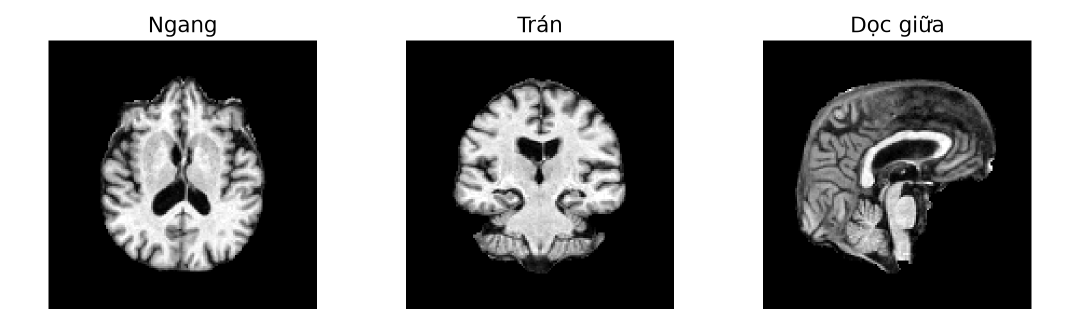
#> input picture source/figures_source/assets/mri_t1_three_planes.png, 2160 x 624 px (shown at 1/2 size)
$ python build_mri_preprocessing.py
#> lines starting #> are read from the running program, lines starting #| are printed output that depends on the picture
### source/figures_source/academic_style.py
"""Shared typography, semantic colors and vector primitives for thesis figures."""
from pathlib import Path
import matplotlib
matplotlib.use('Agg')
import matplotlib.pyplot as plt
from matplotlib.patches import Rectangle, FancyArrowPatch, Ellipse
S = Path(__file__).resolve().parents[1]
OUT = S / 'image'
BLUE = '#3498DB'
GREEN = '#42B874'
ORANGE = '#D7962E'
PURPLE = '#9B59B6'
RED = '#E74C3C'
MRI = '#DCEBFA'
RADIOMICS = '#E2F1E3'
CLINICAL = '#FFF1CD'
FUSION = '#EAE2F5'
TEMPORAL = '#DDEFF1'
SURVIVAL = '#E9ECEF'
INK = '#28313C'
NAVY = '#172C46'
GRAY = INK
PALE = '#F5F6F8'
WHITE = '#FFFFFF'
RULE = '#B1BBC5'
plt.rcParams.update({'font.family':['Arial', 'DejaVu Sans'],'font.size':10,
 'text.color':INK,'axes.labelcolor':INK,'pdf.fonttype':42,
 'svg.fonttype':'none','mathtext.fontset':'dejavusans',
 'axes.spines.top':False,'axes.spines.right':False})

def scene(w=7.2,h=3.6):
    fig, ax = plt.subplots(figsize=(w,h))
    ax.set(xlim=(0,1),ylim=(0,1)); ax.axis('off')
    fig.subplots_adjust(left=.02,right=.98,bottom=.025,top=.975)
    return fig,ax

def text(ax,x,y,t,size=10,weight='normal',ha='center',color=INK,va='center',**kw):
    return ax.text(x,y,t,fontsize=size,fontweight=weight,ha=ha,color=color,
                   va=va,clip_on=False,zorder=5,**kw)

# [4 lines left out: function panel, not called in this run]

def box(ax,x,y,w,h,t,col=BLUE,size=10):
    ax.add_patch(Rectangle((x-w/2,y-h/2),w,h,facecolor=col,
                           edgecolor=NAVY,linewidth=.7,zorder=2))
    return text(ax,x,y,t,size)

def arrow(ax,a,b,color=GRAY,lw=1.15,style='-|>',ls='-',**kw):
    ax.add_patch(FancyArrowPatch(a,b,arrowstyle=style,mutation_scale=11,
        lw=lw,color=color,linestyle=ls,shrinkA=0,shrinkB=0,clip_on=False,zorder=1,**kw))

def line(ax,a,b,color=GRAY,lw=1,ls='-'):
    ax.plot([a[0],b[0]],[a[1],b[1]],color=color,lw=lw,ls=ls,zorder=1,clip_on=False)

def route(ax,points,color=GRAY,lw=1.15):
    for a,b in zip(points[:-2],points[1:-1]): line(ax,a,b,color,lw)
    arrow(ax,points[-2],points[-1],color,lw)

# [15 lines left out: functions vector, matrix, op, not called in this run]

def save(fig,name):
    OUT.mkdir(exist_ok=True)
    for ext in ['pdf','svg','png']:
        fig.savefig(OUT/f'{name}.{ext}',dpi=300,bbox_inches='tight',pad_inches=.15,facecolor='white')
    plt.close(fig)

### source/figures_source/build_mri_preprocessing.py
"""Illustrate preprocessing with the same MRI slice used in the input figure."""
from PIL import Image
from academic_style import S, MRI, TEMPORAL, PALE, arrow, box, line, save, scene, text

ASSET = S / 'figures_source/assets/mri_t1_three_planes.png'


def slice_at(ax, image, x, y, size, angle=0):
    tile = ax.inset_axes([x, y, size, size * ax.figure.get_figwidth() / ax.figure.get_figheight()])
    tile.imshow(image.rotate(angle, resample=Image.Resampling.BILINEAR), cmap='gray')
    tile.axis('off')


def overview(image):
    fig, ax = scene(7.2, 2.25)
    slice_at(ax, image, .020, .38, .132)
    text(ax, .087, .27, 'MRI T1\nBa lần khám', 10)
    for x, title, caption in [
        (.30, 'RAS và SynthStrip', 'Thống nhất hướng ảnh\nvà tách vùng não'),
        (.56, 'Đăng ký cứng', 'Lần 2, 3 về lần 1\nLần 1 về mẫu MNI'),
        (.84, 'Lấy mẫu và z-score', 'Lưới 144 × 144 × 144\nVoxel 1,5 mm mỗi trục'),
    ]:
        box(ax, x, .63, .230, .22, title, MRI, 10)
        text(ax, x, .35, caption, 9)
    for x1, x2 in [(.153, .183), (.417, .443), (.678, .722)]:
        arrow(ax, (x1, .63), (x2, .63))
    text(ax, .84, .12, 'Ba ảnh cho bộ mã hóa', 9, 'bold')
    save(fig, 'mri-preprocessing')


def registration(image):
    fig, ax = scene(7.2, 3.15)
    for y, angle, visit in [(.56, 12, 'Lần 2'), (.10, -9, 'Lần 3')]:
        slice_at(ax, image, .06, y, .14, angle)
        text(ax, .13, y-.045, visit, 10, 'bold')
        arrow(ax, (.205, y+.16), (.408, .55 if angle > 0 else .43))
    slice_at(ax, image, .42, .33, .16)
    text(ax, .50, .24, 'Lần 1 · ảnh tham chiếu', 10, 'bold')
    text(ax, .30, .85, 'Xoay và dịch chuyển', 9)
    arrow(ax, (.59, .51), (.71, .51))
    box(ax, .85, .51, .26, .24, 'Hệ tọa độ mẫu\nMNI152NLin2009cAsym', TEMPORAL, 9)
    text(ax, .85, .27, 'Mốc chung cho cả chuỗi', 9)
    save(fig, 'mri-registration')


if __name__ == '__main__':
    with Image.open(ASSET) as asset:
#> asset is the input picture: PIL image 2160x624 RGBA; mean R, G, B, A 122, 122, 122, 255
        slice_image = asset.crop((97, 81, 634, 618)).convert('L')
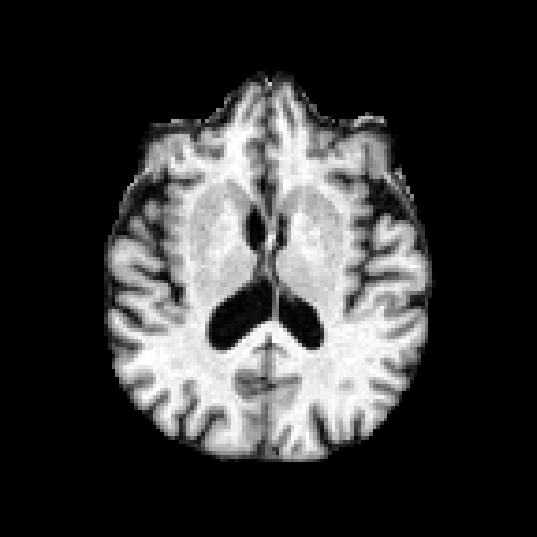
#> slice_image: PIL image 537x537 L; min 0, max 255, mean 54.6
    overview(slice_image)
#> the loop in save, `for ext in ['pdf','svg','png']:` made 3 passes
#> pass 1, in save, `fig.savefig(OUT/f'{name}.{ext}',dpi=300,bbox_inches='tight',pad_inches..`:
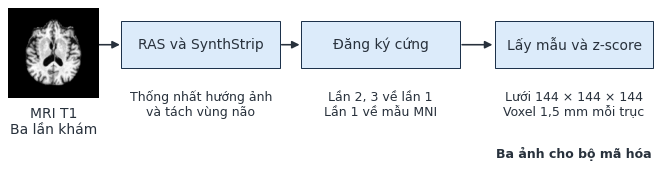
#> figure drawn by matplotlib, 1 panel
    registration(slice_image)
#> the loop in save (call 2), `for ext in ['pdf','svg','png']:` made 3 passes
#> pass 1, in save (call 2), `fig.savefig(OUT/f'{name}.{ext}',dpi=300,bbox_inches='tight',pad_inches..`:
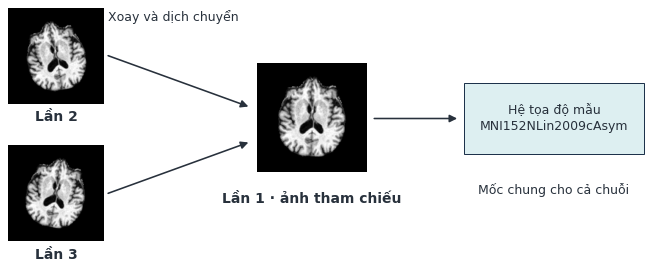
#> figure drawn by matplotlib, 1 panel
